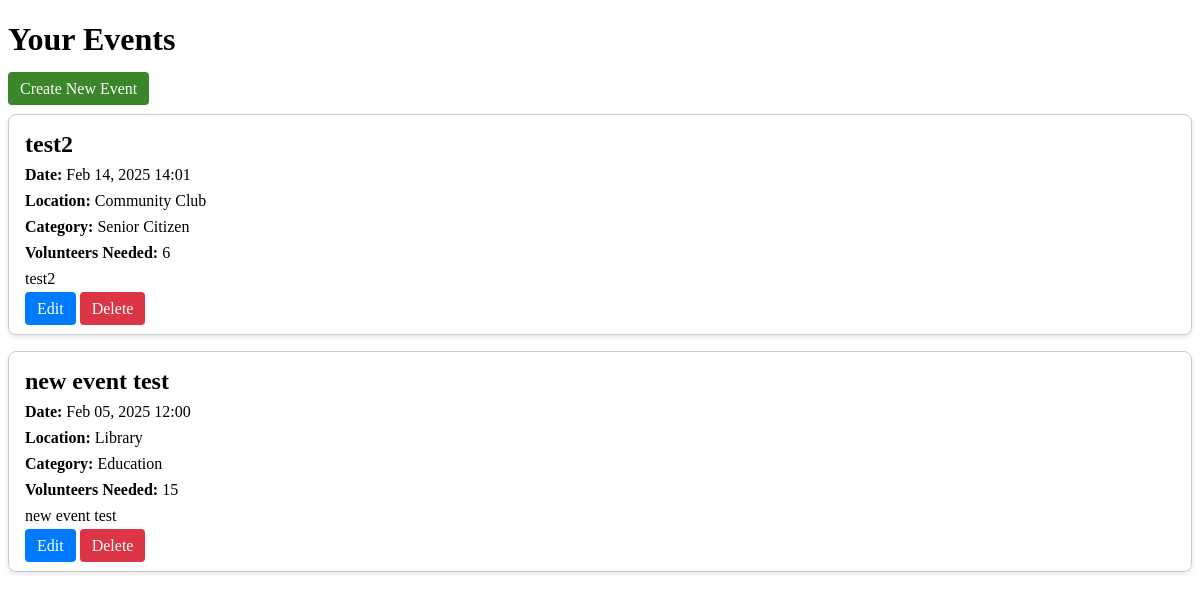
/events/dashboard/organisation/ (signed in), run on the app's committed database.
### events/models.py (models this page shows, shortened)
class Event(models.Model):
    CATEGORY_CHOICES = [
        ('education', 'Education'),
        ('social', 'Social Development'),
        ('senior', 'Senior Citizen'),
    ]
    organisation = models.ForeignKey(settings.AUTH_USER_MODEL, on_delete=models.CASCADE)
    name = models.CharField(max_length=255)
    description = models.TextField()
    date = models.DateTimeField()
    location = models.CharField(max_length=255)
    volunteers_needed = models.PositiveIntegerField()
    roles_responsibilities = models.TextField()
    category = models.CharField(max_length=50, choices=CATEGORY_CHOICES, blank = False, default='education')

### events/views.py (the view)
# urls.py: path('dashboard/organisation/', views.organisation_dashboard, name='organisation_dashboard'),
@login_required
def organisation_dashboard(request):
    if request.user.user_type == 'organisation':
        events = Event.objects.filter(organisation=request.user)
        return render(request, 'events/organisation_dashboard.html', {'events': events})
    return redirect('home')

### events/templates/events/organisation_dashboard.html (shortened to what this page needs)
<!DOCTYPE html>
<html lang="en">
    <head>
    </head>
<body>
    <h1>Your Events</h1>
    <a href="{% url 'events:create_event' %}" class="btn">Create New Event</a>
    {% if events %}
        {% for event in events %}
            <div class="card">
                <h3>{{ event.name }}</h3>
                <p><strong>Date:</strong> {{ event.date|date:"M d, Y H:i" }}</p>
                <p><strong>Location:</strong> {{ event.location }}</p>
                <p><strong>Category:</strong> {{ event.get_category_display }}</p>
                <p><strong>Volunteers Needed:</strong> {{ event.volunteers_needed }}</p>
                <p>{{ event.description }}</p>
                <div class="card-buttons">
                    <a href="{% url 'events:edit_event' event.id %}" class="btn btn-edit">Edit</a>
                    <a href="{% url 'events:delete_event' event.id %}" class="btn btn-delete" onclick="return confirm('Are you sure you want to delete this event?');">Delete</a>
                </div>
            </div>
        {% endfor %}
    {% else %}
        <p>No events found. Create your first event!</p>
    {% endif %}
</body>
</html>

### events/templates/events/organisation_dashboard.html (style rules this page uses)
.card { border: 1px solid #ccc; border-radius: 8px; padding: 16px; margin: 16px 0; box-shadow: 0 2px 4px rgba(0, 0, 0, 0.1); }
.card h3 { margin: 0; font-size: 1.5em; }
.card p { margin: 8px 0; }
.card-buttons { margin-top: 12px; }
.btn { padding: 8px 12px; text-decoration: none; border-radius: 4px; color: white; }
.btn { background-color: rgb(59, 133, 43); }
.btn-edit { background-color: #007bff; }
.btn-delete { background-color: #dc3545; }

### data on the page
Event: name "test2", date "Feb 14, 2025 14:01", location "Community Club", category "Senior Citizen", volunteers_needed "6", description "test2"
Event: name "new event test", date "Feb 05, 2025 12:00", location "Library", category "Education", volunteers_needed "15", description "new event test"
